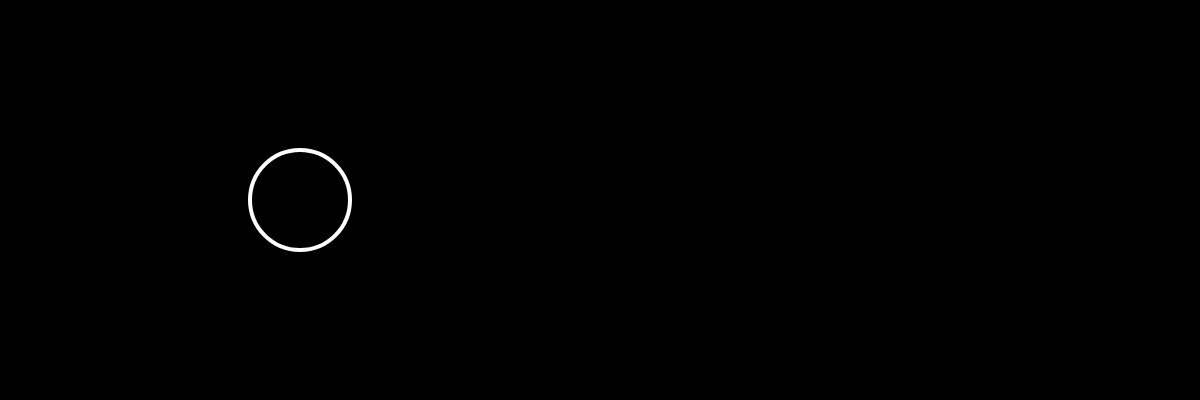
Frame 1 (no input)
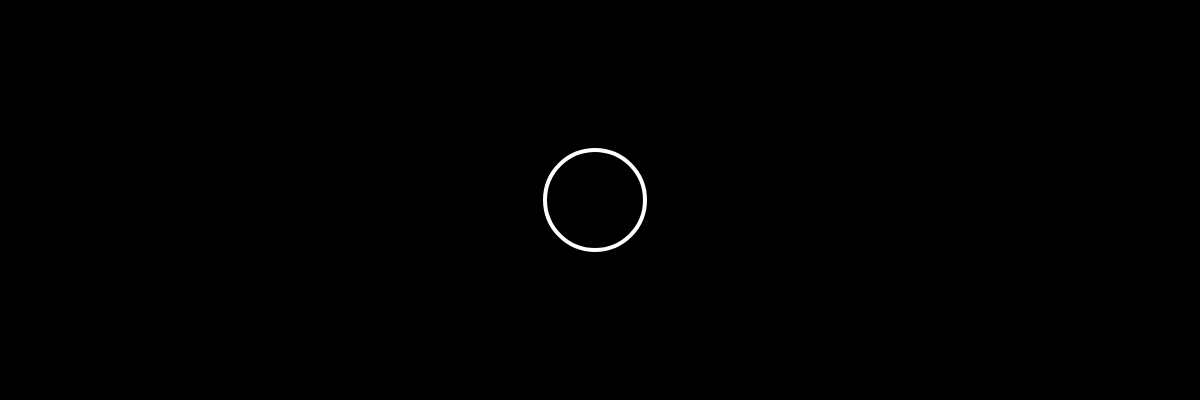
Frame 60 (no input)
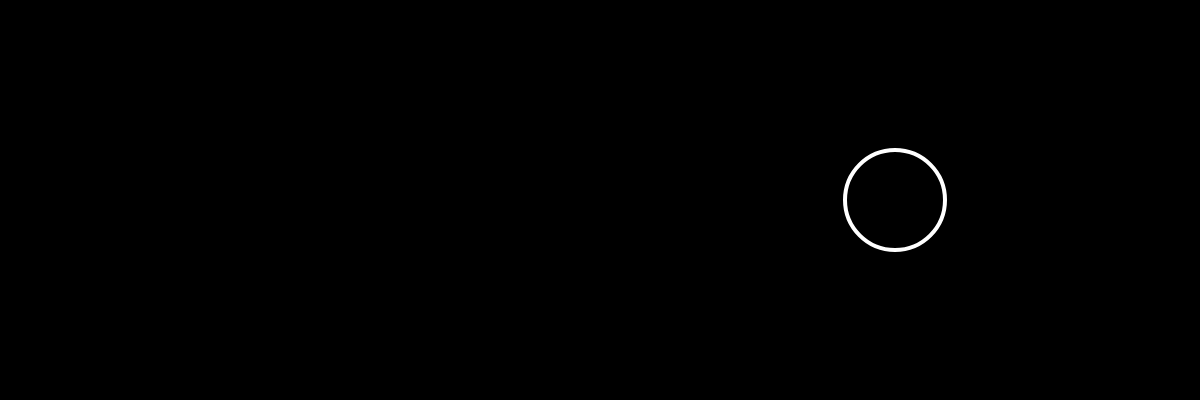
Frame 120 (the mouse pressed at the canvas centre since frame 60)

The p5.js sketch that drew these frames (run headless with seeded random() and noise() and a simulated clock; from frame 60 on, the mouse is pressed at the canvas centre):

// p5.js sketch
// ── sketch.js
var x = 300;
var speed = 5;

function setup() {
    createCanvas(windowWidth, 400);
}

function draw() {
    background(0);

    stroke(255);
    strokeWeight(4);
    noFill();
    ellipse(x, height / 2, 100, 100);

    if (x > width) {
        speed = -3;
    }
    x = x + speed;
}
